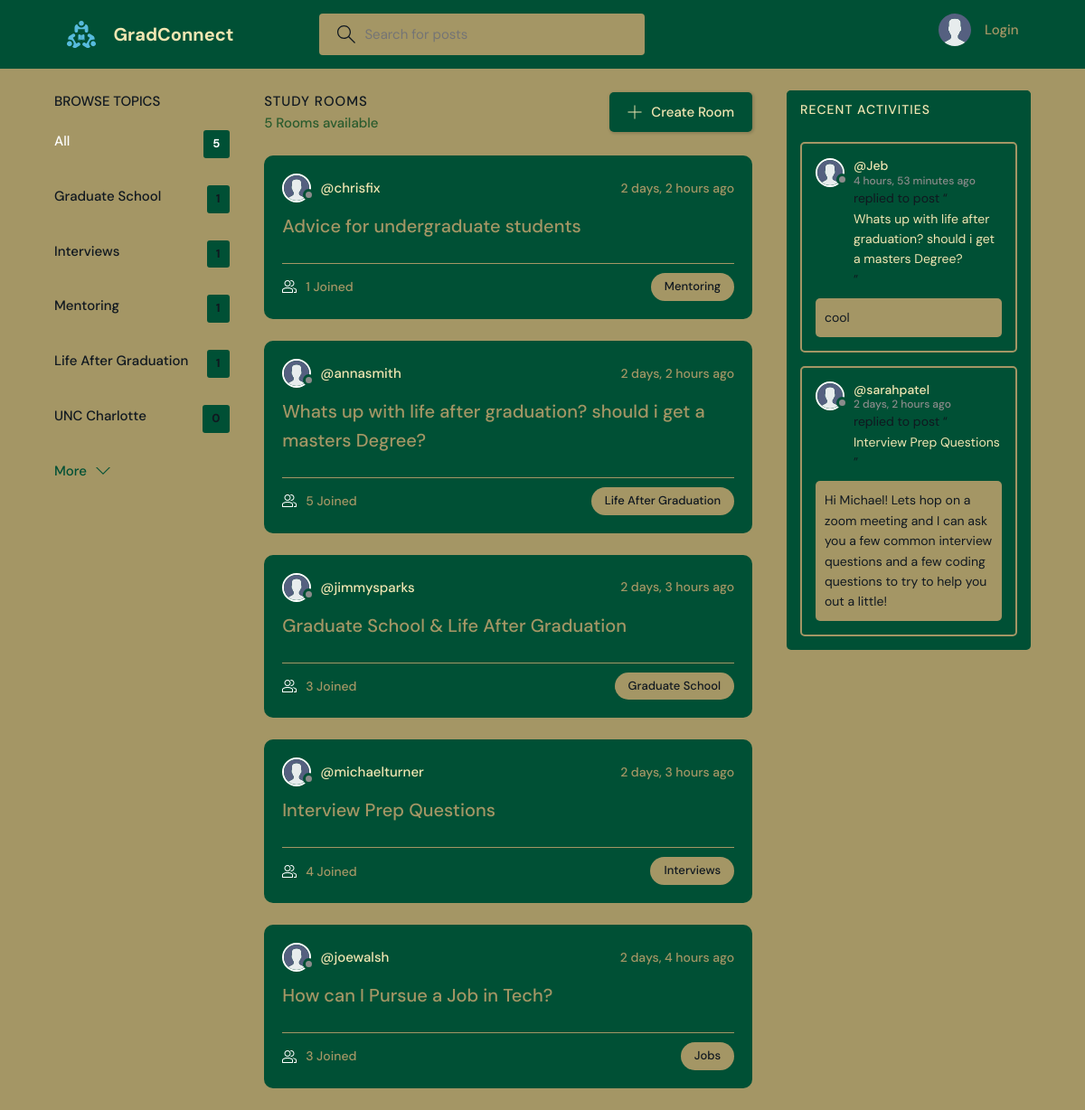
The page / on the database its author committed.
### base/models.py (models this page shows, shortened)
class Topic(models.Model):
    name = models.CharField(max_length=200)

class Room(models.Model):
    host = models.ForeignKey(User, on_delete=models.SET_NULL, null=True)
    topic = models.ForeignKey(Topic, on_delete=models.SET_NULL, null=True)
    name = models.CharField(max_length=200)
    description = models.TextField(null=True, blank=True)
    participants = models.ManyToManyField(
        User, related_name='participants', blank=True)
    updated = models.DateTimeField(auto_now=True)
    created = models.DateTimeField(auto_now_add=True)
    class Meta:
        ordering = ['-updated', '-created']
    def __str__(self):
        return self.name

class User(AbstractUser):
    name = models.CharField(max_length=200, null=True)
    email = models.EmailField(unique=True, null=True)
    bio = models.TextField(null=True)
    avatar = models.ImageField(null=True, default="avatar.svg")
    USERNAME_FIELD = 'email'
    REQUIRED_FIELDS = ['username']

class Message(models.Model):
    user = models.ForeignKey(User, on_delete=models.CASCADE)
    room = models.ForeignKey(Room, on_delete=models.CASCADE)
    body = models.TextField()
    updated = models.DateTimeField(auto_now=True)
    created = models.DateTimeField(auto_now_add=True)
    class Meta:
        ordering = ['-updated', '-created']

### base/views.py (the view)
# urls.py: path('', views.home, name="home"),
def home(request):
    q = request.GET.get('q') if request.GET.get('q') != None else ''
    rooms = Room.objects.filter(
        Q(topic__name__icontains=q) |
        Q(name__icontains=q) |
        Q(description__icontains=q)
    )
    topics = Topic.objects.all()[0:5]
    room_count = rooms.count()
    room_messages = Message.objects.filter(
        Q(room__topic__name__icontains=q))[0:3]
    context = {'rooms': rooms, 'topics': topics,
               'room_count': room_count, 'room_messages': room_messages}
    return render(request, 'base/home.html', context)

### base/templates/base/home.html (shortened to what this page needs)
{% extends 'main.html' %}
{% block content %}
<main class="layout layout--3">
  <div class="container">
    {% include 'base/topics_component.html' %}
    <div class="roomList">
      <div class="roomList__header">
        <div>
          <h2>Study Rooms</h2>
          <p>{{room_count}} Rooms available</p>
        </div>
        <a class="btn btn--main" href="{% url 'create-room' %}">
          <svg version="1.1" xmlns="http://www.w3.org/2000/svg" width="32" height="32" viewBox="0 0 32 32">
            <title>add</title>
            <path
              d="M16.943 0.943h-1.885v14.115h-14.115v1.885h14.115v14.115h1.885v-14.115h14.115v-1.885h-14.115v-14.115z">
            </path>
          </svg>
          Create Room
        </a>
      </div>
      {% include 'base/feed_component.html' %}
    </div>
    {% include 'base/activity_component.html' %}
  </div>
</main>
{% endblock %}

### base/templates/base/topics_component.html
<div class="topics">
    <div class="topics__header">
        <h2>Browse Topics</h2>
    </div>
    <ul class="topics__list">
        <li>
            <a href="{% url 'home' %}" class="active">All <span>{{topics.count}}</span></a>
        </li>
        {% for topic in topics %}
        <li>
            <a href="{% url 'home' %}?q={{topic.name}}">{{topic.name}}<span>{{topic.room_set.all.count}}</span></a>
        </li>
        {% endfor %}
    </ul>
    <a class="btn btn--link" href="{% url 'topics' %}">
        More
        <svg version="1.1" xmlns="http://www.w3.org/2000/svg" width="32" height="32" viewBox="0 0 32 32">
            <title>chevron-down</title>
            <path d="M16 21l-13-13h-3l16 16 16-16h-3l-13 13z"></path>
        </svg>
    </a>
</div>

### base/templates/base/feed_component.html (shortened to what this page needs)
{% for room in rooms %}
<div class="roomListRoom">
    <div class="roomListRoom__header">
        <a href="{% url 'user-profile' room.host.id %}" class="roomListRoom__author">
            <div class="avatar avatar--small">
                <img src="{{room.host.avatar.url}}" />
            </div>
            <span>@{{room.host.username}}</span>
        </a>
        <div class="roomListRoom__actions">
            <span>{{room.created|timesince}} ago</span>
        </div>
    </div>
    <div class="roomListRoom__content">
        <a href="{% url 'room' room.id %}">{{room.name}}</a>
    </div>
    <div class="roomListRoom__meta">
        <a href="{% url 'room' room.id %}" class="roomListRoom__joined">
            {{room.participants.all.count}} Joined
        </a>
        <p class="roomListRoom__topic">{{room.topic.name}}</p>
    </div>
</div>
{% endfor %}

### base/templates/base/activity_component.html (shortened to what this page needs)
<div class="activities">
    <div class="activities__header">
        <h2>Recent Activities</h2>
    </div>
    {% for message in room_messages %}
    <div class="activities__box">
        <div class="activities__boxHeader roomListRoom__header">
            <a href="{% url 'user-profile' message.user.id %}" class="roomListRoom__author">
                <div class="avatar avatar--small">
                    <img src="{{message.user.avatar.url}}" />
                </div>
                <p>
                    @{{message.user.username}}
                    <span>{{message.created|timesince}} ago</span>
                </p>
            </a>
        </div>
        <div class="activities__boxContent">
            <p>replied to post “<a href="{% url 'room' message.room.id %}">{{message.room}}</a>”</p>
            <div class="activities__boxRoomContent">{{message.body}}</div>
        </div>
    </div>
    {% endfor %}
</div>

### rows shown on the page
Topic: name "Graduate School", room_set.all.count "1"
Topic: name "Interviews", room_set.all.count "1"
Topic: name "Mentoring", room_set.all.count "1"
Topic: name "Life After Graduation", room_set.all.count "1"
Topic: name "UNC Charlotte", room_set.all.count "0"
Room: host.avatar (placeholder picture), host.username "chrisfix", created "2 days, 2 hours", name "Advice for undergraduate students", participants.all.count "1", topic.name "Mentoring"
Room: host.avatar (placeholder picture), host.username "annasmith", created "2 days, 2 hours", name "Whats up with life after graduation? should i get a masters Degree?", participants.all.count "5", topic.name "Life After Graduation"
Room: host.avatar (placeholder picture), host.username "jimmysparks", created "2 days, 3 hours", name "Graduate School & Life After Graduation", participants.all.count "3", topic.name "Graduate School"
Room: host.avatar (placeholder picture), host.username "michaelturner", created "2 days, 3 hours", name "Interview Prep Questions", participants.all.count "4", topic.name "Interviews"
Room: host.avatar (placeholder picture), host.username "joewalsh", created "2 days, 4 hours", name "How can I Pursue a Job in Tech?", participants.all.count "3", topic.name "Jobs"
Message: user.avatar (placeholder picture), user.username "Jeb", created "4 hours, 53 minutes", room "Whats up with life after graduation? should i get a masters Degree?", body "cool"
Message: user.avatar (placeholder picture), user.username "sarahpatel", created "2 days, 2 hours", room "Interview Prep Questions", body "Hi Michael! Lets hop on a zoom meeting and I can ask you a few common interview questions and a few coding questions to try to help you out a little!"

### other values the page prints
{{ topics.count }} "5"
{{ room_count }} "5"
